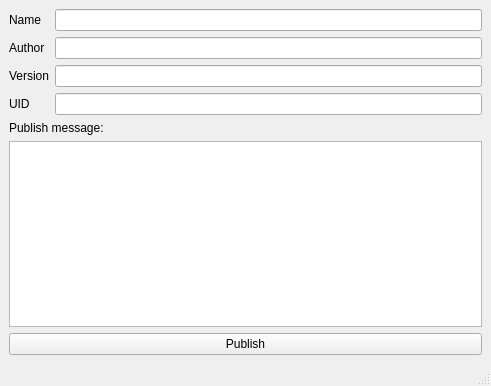
<?xml version="1.0" encoding="UTF-8"?>
<ui version="4.0">
 <class>MainWindow</class>
 <widget class="QMainWindow" name="MainWindow">
  <property name="geometry">
   <rect>
    <x>0</x>
    <y>0</y>
    <width>491</width>
    <height>386</height>
   </rect>
  </property>
  <property name="windowTitle">
   <string>Publish Compound</string>
  </property>
  <widget class="QWidget" name="centralwidget">
   <layout class="QVBoxLayout" name="verticalLayout">
    <item>
     <layout class="QGridLayout" name="gridLayout">
      <item row="1" column="0">
       <widget class="QLabel" name="label_author">
        <property name="text">
         <string>Author</string>
        </property>
       </widget>
      </item>
      <item row="0" column="0">
       <widget class="QLabel" name="label_name">
        <property name="text">
         <string>Name</string>
        </property>
       </widget>
      </item>
      <item row="2" column="0">
       <widget class="QLabel" name="label_version">
        <property name="text">
         <string>Version</string>
        </property>
       </widget>
      </item>
      <item row="3" column="0">
       <widget class="QLabel" name="label_uid">
        <property name="text">
         <string>UID</string>
        </property>
       </widget>
      </item>
      <item row="0" column="1">
       <widget class="QLineEdit" name="lineEdit_name"/>
      </item>
      <item row="1" column="1">
       <widget class="QLineEdit" name="lineEdit_author"/>
      </item>
      <item row="2" column="1">
       <widget class="QLineEdit" name="lineEdit_version"/>
      </item>
      <item row="3" column="1">
       <widget class="QLineEdit" name="lineEdit_uid"/>
      </item>
     </layout>
    </item>
    <item>
     <widget class="QLabel" name="label_publish_message">
      <property name="text">
       <string>Publish message:</string>
      </property>
     </widget>
    </item>
    <item>
     <widget class="QPlainTextEdit" name="plainTextEdit_publish_message"/>
    </item>
    <item>
     <widget class="QPushButton" name="pushButton_submit">
      <property name="text">
       <string>Publish</string>
      </property>
     </widget>
    </item>
   </layout>
  </widget>
  <widget class="QMenuBar" name="menubar">
   <property name="geometry">
    <rect>
     <x>0</x>
     <y>0</y>
     <width>491</width>
     <height>20</height>
    </rect>
   </property>
  </widget>
  <widget class="QStatusBar" name="statusbar"/>
 </widget>
 <resources/>
 <connections/>
</ui>
